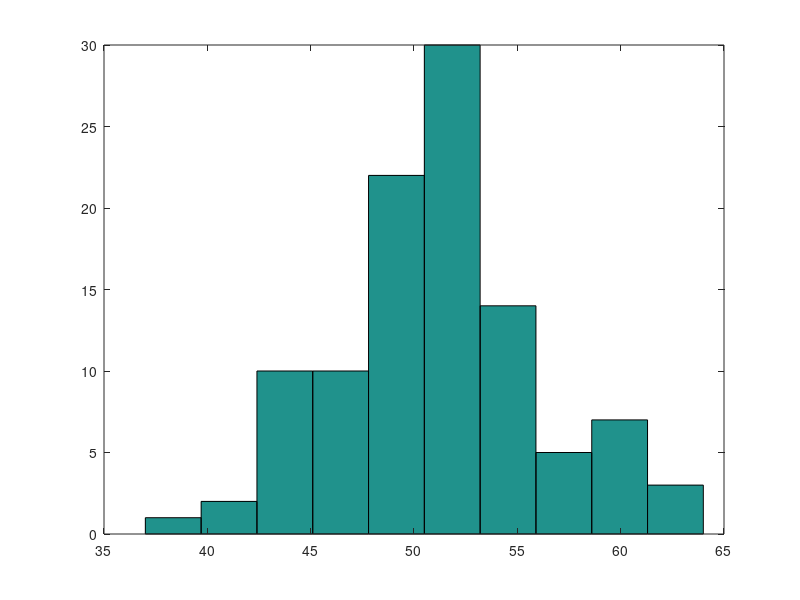

Reproduce this figure in MATLAB.
clear;
clc;
%random network
iterations = 100

Net = [0 1 0 1; 
       1 0 1 0; 
       0 1 0 1; 
       1 0 1 0]
  
for i=1:iterations
   
   [~,numofnodes] = size(Net);
   % 0 => edge, 1 => node
  
       b=round(rand(1,numofnodes));
       Net=[[Net;b] [b 0]'];
end;
Net
hist(sum(Net));